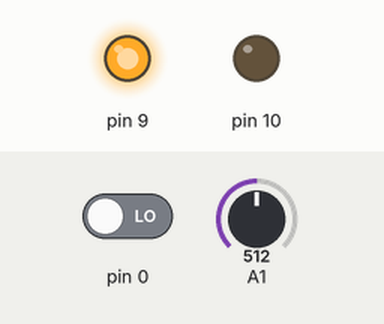
Bench run of a sketch on a simulated Teensy 3. Shown: output pins drawn as LEDs (lit = HIGH). Dashed ring = blinking. The test bench sets the inputs (shaded band); at power-on: pin 0 LOW, A1 = 512 (analog values on the 0–1023 scale). The local clock reads 2024-03-15 10:24:30 at power-on unless the sketch sets it; storage starts empty; what the sketch prints to the serial monitor is not drawn.

Above: at 0.1 s.
At 1.2 s:
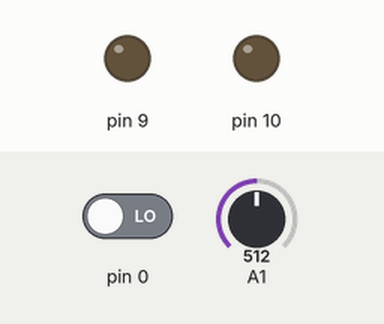
1.3 s: pin 0 driven HIGH
At 2.2 s:
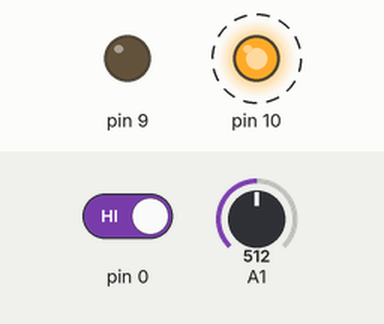
Timing chart, 0 to 22.8 s (numbered marks = the images above; inputs shaded):
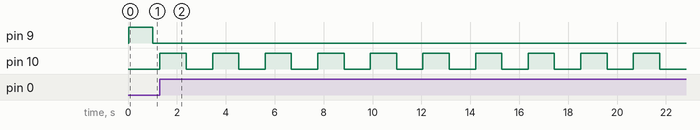

Measured:
- after the input at 1.3 s, pin 9: stops changing and stays LOW; pin 10: alternates HIGH for 1.1 s and LOW for 1.1 s, starting at once

The sketch:

sisaku4.ino
```cpp
volatile const int Hz = 1000, Byou = 20;
volatile float zA;
volatile int i, k;
#include <TimeLib.h>
#include <SD.h>
const int chipSelect = BUILTIN_SDCARD;

void setup() {
  analogReadResolution(16);
  pinMode(10, OUTPUT);
  pinMode(9, OUTPUT);
  attachInterrupt(0, keisoku, RISING);

  setSyncProvider(getTeensy3Time);
  Serial.begin(115200);
  if (timeStatus() != timeSet) {
    Serial.println("Unable to sync with the RTC");
  } else {
    Serial.println("RTC has set the system time");
  }
  pinMode(SS, OUTPUT);
  if (!SD.begin(chipSelect)) {
    Serial.println(F("Card failed, or not present"));
    // 失敗、何もしない
    while (1);
  }
  Serial.println(F("ok."));
  if (SD.exists("datalog.csv")) {
    SD.remove("datalog.csv");
    Serial.println(F("File exist! Remove File."));
  }
}

void loop() {
  Serial.println("Standingby");
  digitalWrite(9, HIGH);
  delay(1000);
  digitalWrite(9, LOW);
  delay(1000);
}

time_t getTeensy3Time()
{
  return Teensy3Clock.get();
}

void keisoku() {
  File dataFile = SD.open("datalog.csv", FILE_WRITE);
  digitalWrite(9, LOW);

  if (dataFile) {
    setTime(0, 0, 0, 24, 7, 2017);
    Teensy3Clock.set(now());
    for (i = 0; i < Byou; i++) {
      dataFile.print(hour());       dataFile.print(":");
      dataFile.print(minute());      dataFile.print(":");
      dataFile.print(second());
      dataFile.print(",");
      if ((i % 2) == 0) {
        digitalWrite(10, HIGH);
      }
      else {
        digitalWrite(10, LOW);
      }
      for (k = 0; k < Hz; k++) {
        unsigned long t = millis();
        zA = analogRead(1);
        dataFile.print(" "); dataFile.print(",");
        dataFile.println(zA);
        Serial.println(millis() - t);
        delay(1.00 - millis() + t);
      }
    }
    dataFile.close();
  }
  else {
    Serial.println(F("error opening datalog.txt"));
  }
  Serial.println("Finisfed");
}
```
